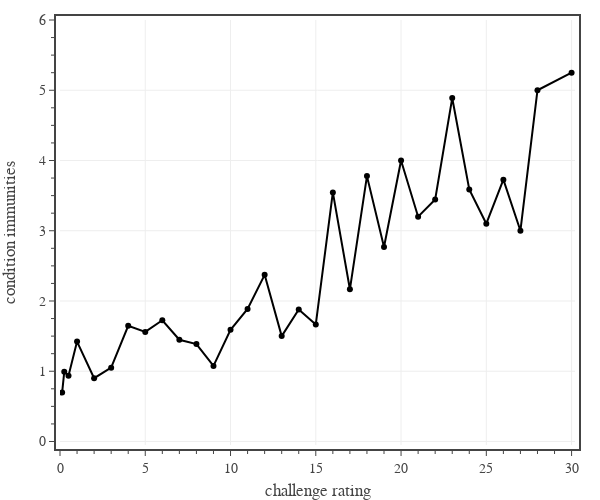

Notebook source saved alongside this figure:
### Code cell
# Plots average number of conditional immunities for monsters at each CR.
conditions = ['All Conditions']
colors = ['black']

# create figure
fig = go.Figure(
    layout=go.Layout(
        template=tfb.FIG_TEMPLATE,
        xaxis=dict(
            title_text='challenge rating',
            range=[0.0, 30.2],
            tick0=0, dtick=5,
            minor=dict(tick0=0, dtick=1),
        ),
        yaxis=dict(
            title_text='condition immunities',
            range=[-0.05, 6],
            tick0=0, dtick=1.0,
            minor=dict(tick0=0, dtick=0.25),
        ),
        legend=dict(
            yanchor='top',  y=0.99,
            xanchor='left', x=0.01,
            orientation='v',
        )
    )
)

#df1 = df0[df0['Category'].isin(['generic','legendary','unique']) & df0['CR'].between(1/8, 30)]
df1 = df0[df0['CR'].between(1/8, 30)]
dfG = df1[['CR'] + conditions].groupby('CR').mean()
for condition, color in zip(conditions, colors):
    dfR = dfG[condition].rolling(1, center=True).mean()
    fig.add_trace(go.Scatter(
        x=dfR.index.to_series(),
        y=dfR,
        mode='lines+markers', 
        line=dict(color=color, dash='solid'),
        unselected=dict(marker=dict(opacity=0.0)),
        name=condition,
        hovertemplate=
            'CR %{x}<br>'+
            'immunities %{y:.2f}'+
            '<extra></extra>'
    ))


# show figure
fig.update_layout(width=600, height=500)
fig.show(config=tfb.FIG_CONFIG)

# save figures
if SAVEFIGS:
    """fig.update_layout(autosize=True, width=None, height=None)
    tfb.save_fig_html(fig, format='large', name=f'./fig-condition-immunity-prob-vs-cr-large', style='aspect-ratio:600/500')
    tfb.save_fig_html(fig, format='small', name=f'./fig-condition-immunity-prob-vs-cr-small', style='aspect-ratio:600/500')"""
    pass

### Figure 1 — Plotly figure (JSON) as saved in the notebook; plotly's stock layout.template omitted (floating-point values rounded to 4 significant figures)
{"data": [{"hovertemplate": "CR %{x}<br>immunities %{y:.2f}<extra></extra>", "line": {"color": "black", "dash": "solid"}, "mode": "lines+markers", "name": "All Conditions", "type": "scatter", "unselected": {"marker": {"opacity": 0}}, "x": [0.125, 0.25, 0.5, 1, 2, 3, 4, 5, 6, 7, 8, 9, 10, 11, 12, 13, 14, 15, 16, 17, 18, 19, 20, 21, 22, 23, 24, 25, 26, 27, 28, 30], "y": [0.6964, 0.9917, 0.9364, 1.422, 0.901, 1.051, 1.648, 1.56, 1.726, 1.448, 1.386, 1.076, 1.589, 1.887, 2.372, 1.5, 1.879, 1.667, 3.545, 2.167, 3.778, 2.769, 4, 3.2, 3.444, 4.889, 3.588, 3.1, 3.727, 3, 5, 5.25]}], "layout": {"height": 500, "legend": {"orientation": "v", "x": 0.01, "xanchor": "left", "y": 0.99, "yanchor": "top"}, "width": 600, "xaxis": {"dtick": 5, "minor": {"dtick": 1, "tick0": 0}, "range": [0, 30.2], "tick0": 0, "title": {"text": "challenge rating"}}, "yaxis": {"dtick": 1, "minor": {"dtick": 0.25, "tick0": 0}, "range": [-0.05, 6], "tick0": 0, "title": {"text": "condition immunities"}}}}
